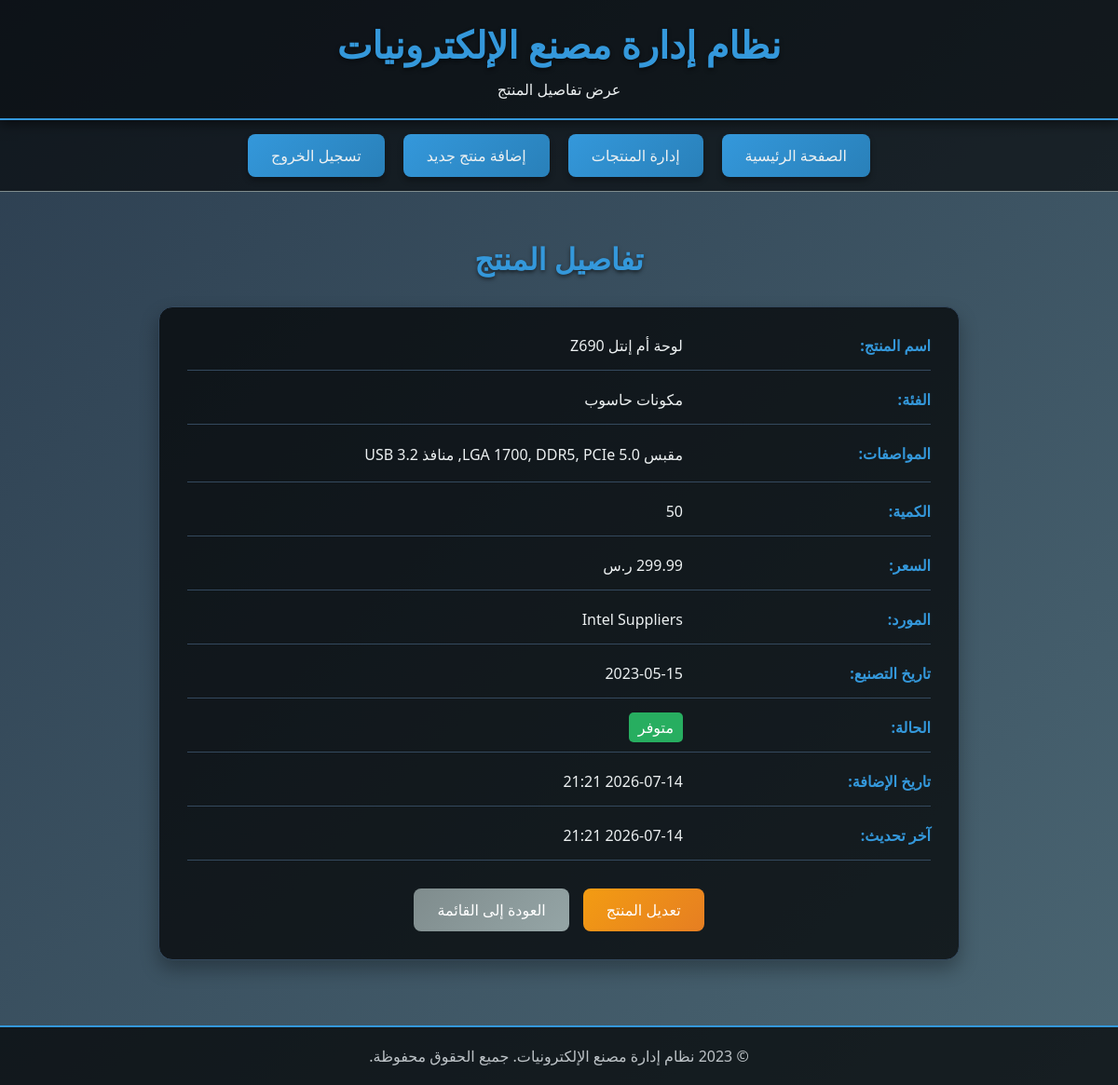
Screenshot of /view_product.php?id=1 (signed in) with the database file from the repository.
### tables this page shows
CREATE TABLE IF NOT EXISTS products (
    id INT(11) AUTO_INCREMENT PRIMARY KEY,
    name VARCHAR(255) NOT NULL,
    category VARCHAR(100) NOT NULL,
    specifications TEXT,
    quantity INT(11) NOT NULL,
    price DECIMAL(10, 2) NOT NULL,
    supplier VARCHAR(255),
    manufacturing_date DATE,
    status ENUM('in_stock', 'low_stock', 'out_of_stock') DEFAULT 'in_stock',
    deleted TINYINT(1) DEFAULT 0,
    created_at TIMESTAMP DEFAULT CURRENT_TIMESTAMP,
    updated_at TIMESTAMP DEFAULT CURRENT_TIMESTAMP ON UPDATE CURRENT_TIMESTAMP
);

### view_product.php (the view, shortened to what this page needs)
<?php
require_once "config.php";
$id = $_GET['id'];
$sql = "SELECT * FROM products WHERE id = ?";
if ($stmt = $conn->prepare($sql)) {
    $stmt->bind_param("i", $param_id);
    if ($stmt->execute()) {
        $result = $stmt->get_result();
        if ($result->num_rows == 1) {
            $row = $result->fetch_assoc();
            $name = $row['name'];
            $category = $row['category'];
            $specifications = $row['specifications'];
            $quantity = $row['quantity'];
            $price = $row['price'];
            $supplier = $row['supplier'];
            $manufacturing_date = $row['manufacturing_date'];
            $status = $row['status'];
            $created_at = $row['created_at'];
            $updated_at = $row['updated_at'];
            $status_text = "";
            if ($status == 'in_stock') $status_text = "متوفر";
            else if ($status == 'low_stock') $status_text = "منخفض";
            else if ($status == 'out_of_stock') $status_text = "غير متوفر";
            $manufacturing_date_formatted = $manufacturing_date ? date('Y-m-d', strtotime($manufacturing_date)) : 'غير محدد';
            $created_at_formatted = date('Y-m-d H:i', strtotime($created_at));
            $updated_at_formatted = date('Y-m-d H:i', strtotime($updated_at));
        } else {
            header("location: products.php");
            exit;
        }
    } else {
        echo "حدث خطأ أثناء جلب بيانات المنتج.";
    }
}
?>
<!DOCTYPE html>
<html lang="ar" dir="rtl">
<head>
</head>
<body>
    <div class="header">
        <h1>نظام إدارة مصنع الإلكترونيات</h1>
        <p>عرض تفاصيل المنتج</p>
    </div>
    <div class="nav">
        <a href="index.php">الصفحة الرئيسية</a>
        <a href="products.php">إدارة المنتجات</a>
        <a href="add_product.php">إضافة منتج جديد</a>
        <a href="logout.php">تسجيل الخروج</a>
    </div>
    <div class="container">
        <h2 class="page-title">تفاصيل المنتج</h2>
        <div class="product-details">
            <div class="detail-row">
                <div class="detail-label">اسم المنتج:</div>
                <div class="detail-value"><?php echo $name; ?></div>
            </div>
            <div class="detail-row">
                <div class="detail-label">الفئة:</div>
                <div class="detail-value"><?php echo $category; ?></div>
            </div>
            <div class="detail-row">
                <div class="detail-label">المواصفات:</div>
                <div class="detail-value specifications"><?php echo $specifications ? $specifications : 'لا توجد مواصفات'; ?></div>
            </div>
            <div class="detail-row">
                <div class="detail-label">الكمية:</div>
                <div class="detail-value"><?php echo $quantity; ?></div>
            </div>
            <div class="detail-row">
                <div class="detail-label">السعر:</div>
                <div class="detail-value"><?php echo number_format($price, 2); ?> ر.س</div>
            </div>
            <div class="detail-row">
                <div class="detail-label">المورد:</div>
                <div class="detail-value"><?php echo $supplier ? $supplier : 'غير محدد'; ?></div>
            </div>
            <div class="detail-row">
                <div class="detail-label">تاريخ التصنيع:</div>
                <div class="detail-value"><?php echo $manufacturing_date_formatted; ?></div>
            </div>
            <div class="detail-row">
                <div class="detail-label">الحالة:</div>
                <div class="detail-value"><span class="status-<?php echo $status; ?>"><?php echo $status_text; ?></span></div>
            </div>
            <div class="detail-row">
                <div class="detail-label">تاريخ الإضافة:</div>
                <div class="detail-value"><?php echo $created_at_formatted; ?></div>
            </div>
            <div class="detail-row">
                <div class="detail-label">آخر تحديث:</div>
                <div class="detail-value"><?php echo $updated_at_formatted; ?></div>
            </div>
            <div class="action-buttons">
                <a href="edit_product.php?id=<?php echo $id; ?>" class="action-btn edit-btn">تعديل المنتج</a>
                <a href="products.php" class="action-btn back-btn">العودة إلى القائمة</a>
            </div>
        </div>
    </div>
    <div class="footer">
        <p>© 2023 نظام إدارة مصنع الإلكترونيات. جميع الحقوق محفوظة.</p>
    </div>
</body>
</html>

### view_product.php (style rules this page uses)
* { margin: 0; padding: 0; box-sizing: border-box; font-family: 'Segoe UI', Tahoma, Geneva, Verdana, sans-serif; }
body { background: linear-gradient(135deg, #2c3e50, #4a6572); color: #ecf0f1; min-height: 100vh; }
.header { background: rgba(0, 0, 0, 0.7); padding: 20px; text-align: center; box-shadow: 0 4px 12px rgba(0, 0, 0, 0.5); border-bottom: 2px solid #3498db; }
.header h1 { font-size: 2.5rem; margin-bottom: 10px; color: #3498db; text-shadow: 0 2px 4px rgba(0, 0, 0, 0.5); }
.nav { background: rgba(0, 0, 0, 0.6); padding: 15px; display: flex; justify-content: center; gap: 20px; flex-wrap: wrap; border-bottom: 1px solid #7f8c8d; }
.nav a { color: #ecf0f1; text-decoration: none; padding: 12px 25px; border-radius: 8px; background: linear-gradient(135deg, #3498db, #2980b9); transition: all 0.3s; font-weight: 500; box-shadow: 0 4px 6px rgba(0, 0, 0, 0.3); }
.container { max-width: 900px; margin: 30px auto; padding: 20px; }
.page-title { text-align: center; margin-bottom: 30px; font-size: 2rem; color: #3498db; text-shadow: 0 2px 4px rgba(0, 0, 0, 0.5); }
.product-details { background: rgba(0, 0, 0, 0.7); padding: 30px; border-radius: 15px; box-shadow: 0 10px 20px rgba(0, 0, 0, 0.3); border: 1px solid #34495e; }
.detail-row { display: flex; margin-bottom: 20px; padding-bottom: 15px; border-bottom: 1px solid #34495e; }
.detail-label { flex: 1; font-weight: 600; color: #3498db; }
.detail-value { flex: 2; color: #ecf0f1; }
.status-in_stock { padding: 5px 10px; border-radius: 5px; background: #27ae60; color: white; font-weight: 500; }
.specifications { white-space: pre-line; line-height: 1.6; }
.action-buttons { display: flex; justify-content: center; gap: 15px; margin-top: 30px; }
.action-btn { padding: 12px 25px; border-radius: 8px; color: white; text-decoration: none; font-weight: 500; transition: all 0.3s; }
.edit-btn { background: linear-gradient(135deg, #f39c12, #e67e22); }
.back-btn { background: linear-gradient(135deg, #7f8c8d, #95a5a6); }
.footer { text-align: center; padding: 20px; margin-top: 50px; background: rgba(0, 0, 0, 0.7); border-top: 2px solid #3498db; color: #bdc3c7; }

### rows the page displays
products: name "لوحة أم إنتل Z690", category "مكونات حاسوب", specifications "مقبس LGA 1700, DDR5, PCIe 5.0, منافذ USB 3.2", quantity "50", supplier "Intel Suppliers", manufacturing_date "2023-05-15", status "متوفر", created_at "2026-07-14 21:21", updated_at "2026-07-14 21:21"
